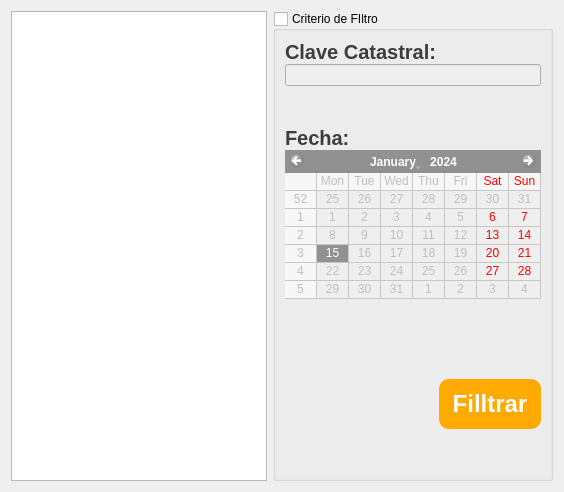
                   <widget class="QWidget" name="pg_HIstorial">
                    <layout class="QVBoxLayout" name="verticalLayout_18">
                     <item>
                      <layout class="QHBoxLayout" name="horizontalLayout_14">
                       <item>
                        <widget class="QTableWidget" name="tbl_historial"/>
                       </item>
                       <item>
                        <widget class="QGroupBox" name="gb_pendientes_2">
                         <property name="enabled">
                          <bool>true</bool>
                         </property>
                         <property name="styleSheet">
                          <string notr="true">

QLabel
{
    color: rgb(60, 60, 60);
	font: bold 20px;
}


QPushButton{
height: 50;
font: bold 24px;
color: rgb(255, 255, 255);
background-color: rgb(40, 167, 69);
border-top-left-radius: 10px;
border-bottom-left-radius: 10px;
border-bottom-right-radius: 10px;
border-top-right-radius: 10px;
}


QPushButton:hover{
background-color: rgb(170, 170, 170);
border-top-left-radius: 10px;
border-bottom-left-radius: 10px;
border-bottom-right-radius: 10px;
border-top-right-radius: 10px;
color:rgb(35, 35, 35);
}</string>
                         </property>
                         <property name="title">
                          <string>Criterio de FIltro</string>
                         </property>
                         <property name="flat">
                          <bool>false</bool>
                         </property>
                         <property name="checkable">
                          <bool>true</bool>
                         </property>
                         <property name="checked">
                          <bool>false</bool>
                         </property>
                         <layout class="QHBoxLayout" name="horizontalLayout_17">
                          <item>
                           <layout class="QVBoxLayout" name="verticalLayout_17">
                            <property name="spacing">
                             <number>0</number>
                            </property>
                            <item>
                             <widget class="QLabel" name="label_35">
                              <property name="text">
                               <string>Clave Catastral:</string>
                              </property>
                             </widget>
                            </item>
                            <item>
                             <widget class="QLineEdit" name="txt_ccatastral_historial"/>
                            </item>
                            <item>
                             <spacer name="verticalSpacer_19">
                              <property name="orientation">
                               <enum>Qt::Vertical</enum>
                              </property>
                              <property name="sizeHint" stdset="0">
                               <size>
                                <width>20</width>
                                <height>40</height>
                               </size>
                              </property>
                             </spacer>
                            </item>
                            <item>
                             <widget class="QLabel" name="label_36">
                              <property name="text">
                               <string>Fecha:</string>
                              </property>
                             </widget>
                            </item>
                            <item>
                             <widget class="QCalendarWidget" name="cld_fecha_historial">
                              <property name="gridVisible">
                               <bool>true</bool>
                              </property>
                             </widget>
                            </item>
                            <item>
                             <spacer name="verticalSpacer_20">
                              <property name="orientation">
                               <enum>Qt::Vertical</enum>
                              </property>
                              <property name="sizeHint" stdset="0">
                               <size>
                                <width>20</width>
                                <height>40</height>
                               </size>
                              </property>
                             </spacer>
                            </item>
                            <item>
                             <spacer name="verticalSpacer_21">
                              <property name="orientation">
                               <enum>Qt::Vertical</enum>
                              </property>
                              <property name="sizeHint" stdset="0">
                               <size>
                                <width>20</width>
                                <height>40</height>
                               </size>
                              </property>
                             </spacer>
                            </item>
                            <item>
                             <layout class="QHBoxLayout" name="horizontalLayout_18">
                              <item>
                               <spacer name="horizontalSpacer_8">
                                <property name="orientation">
                                 <enum>Qt::Horizontal</enum>
                                </property>
                                <property name="sizeHint" stdset="0">
                                 <size>
                                  <width>40</width>
                                  <height>20</height>
                                 </size>
                                </property>
                               </spacer>
                              </item>
                              <item>
                               <widget class="QPushButton" name="btn_filtrar_historial">
                                <property name="font">
                                 <font>
                                  <pointsize>-1</pointsize>
                                  <weight>75</weight>
                                  <italic>false</italic>
                                  <bold>true</bold>
                                 </font>
                                </property>
                                <property name="styleSheet">
                                 <string notr="true">background-color: rgb(255, 170, 0);</string>
                                </property>
                                <property name="text">
                                 <string>  Filltrar  </string>
                                </property>
                               </widget>
                              </item>
                             </layout>
                            </item>
                            <item>
                             <spacer name="verticalSpacer_22">
                              <property name="orientation">
                               <enum>Qt::Vertical</enum>
                              </property>
                              <property name="sizeHint" stdset="0">
                               <size>
                                <width>20</width>
                                <height>40</height>
                               </size>
                              </property>
                             </spacer>
                            </item>
                           </layout>
                          </item>
                         </layout>
                        </widget>
                       </item>
                      </layout>
                     </item>
                    </layout>
                   </widget>
